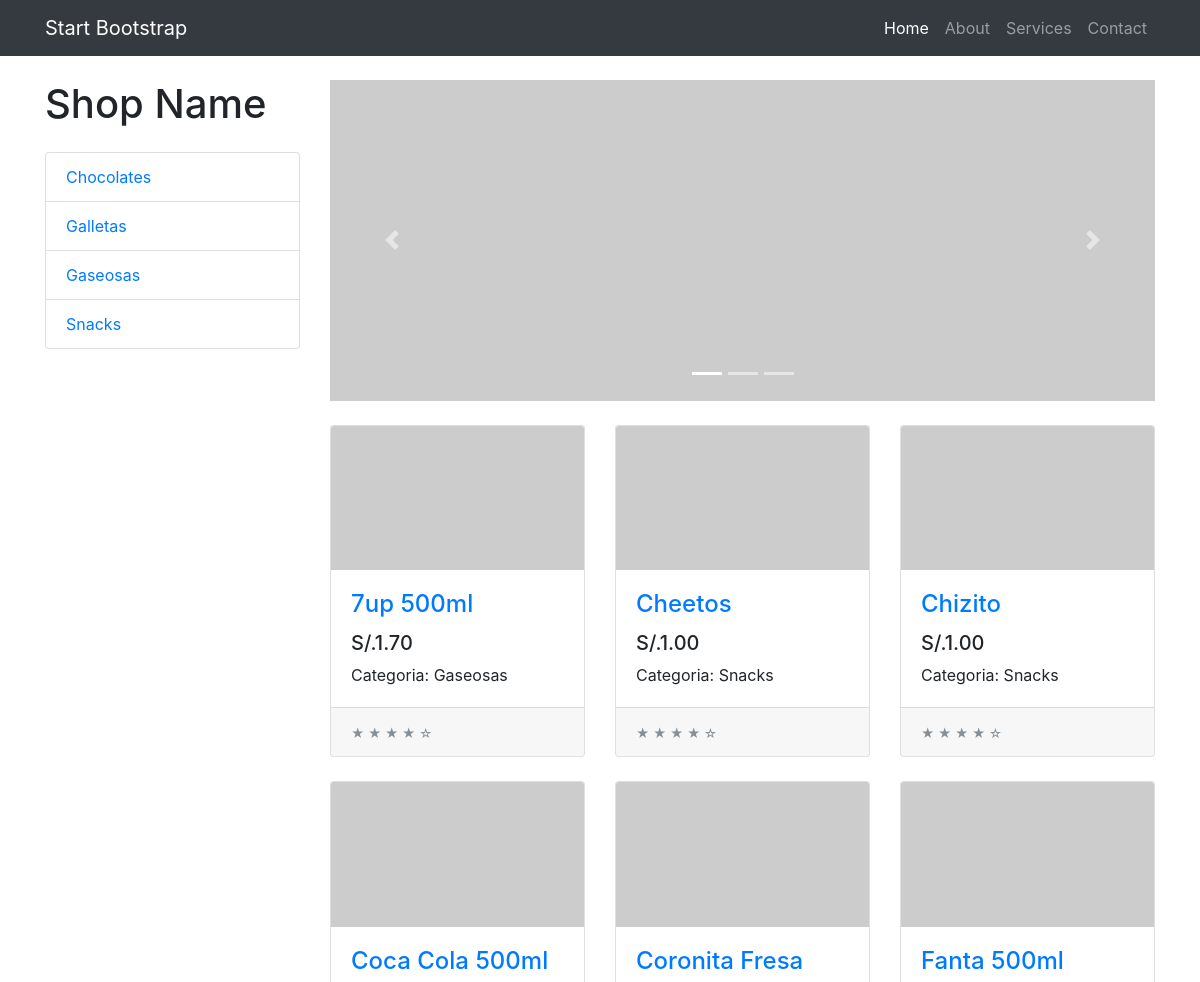
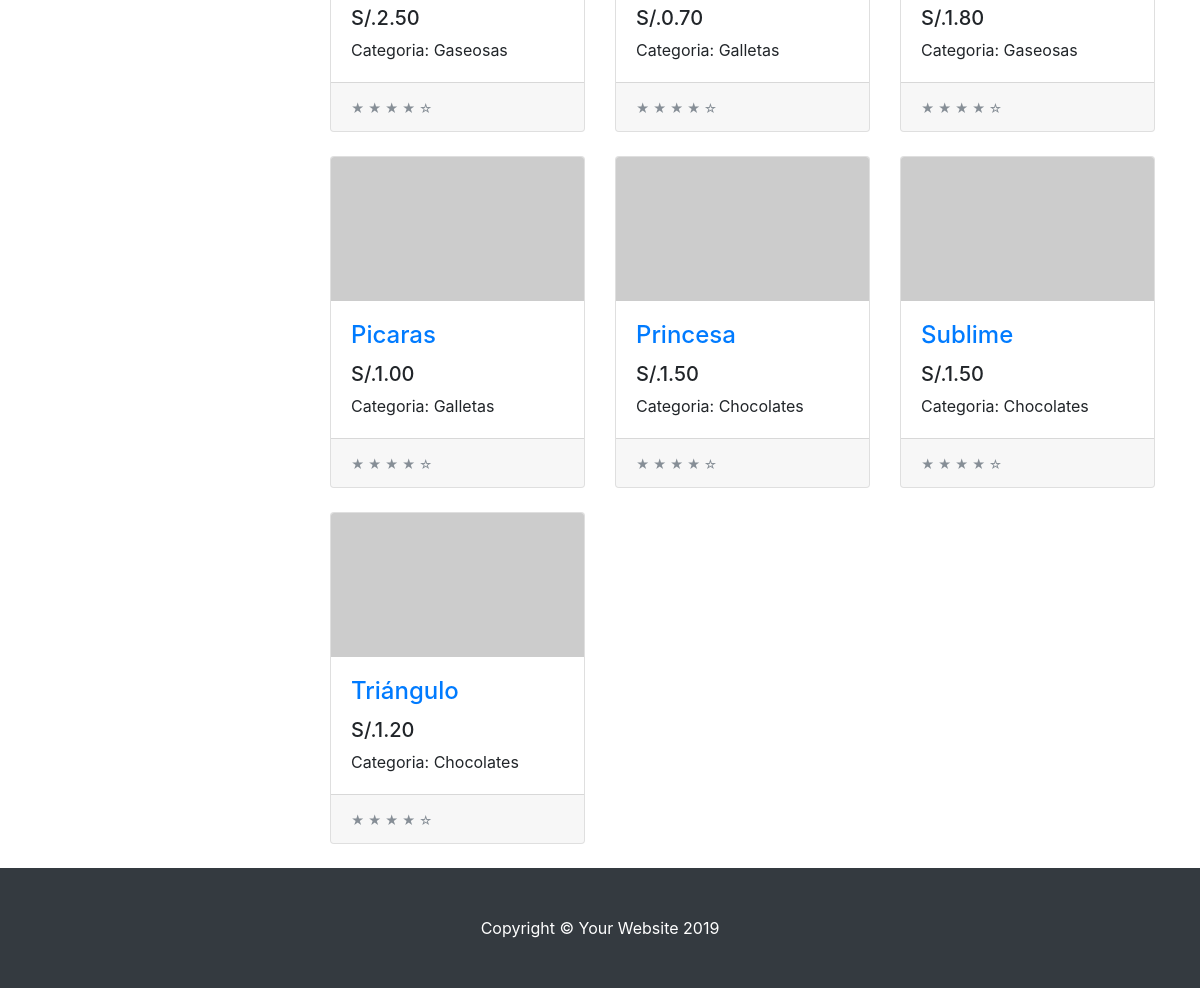
The app's page /tienda/ with its own data (2 pictures, top to bottom).
### tienda/models.py (models this page shows, shortened)
class Categoria(models.Model):
    nombre = models.CharField(max_length = 200)
    pub_date = models.DateTimeField('date published')

class Producto(models.Model):
    categoria = models.ForeignKey(Categoria, on_delete=models.CASCADE)
    nombre = models.CharField(max_length=200)
    precio = models.DecimalField(max_digits=6, decimal_places=2)
    stock = models.IntegerField(default=0)
    pub_date = models.DateTimeField('date_published')

### tienda/views.py (the view)
# urls.py: path('', views.index, name = 'index'),
def index(request):
    product_list = Producto.objects.order_by('nombre')#[:6]
    cat_list = Categoria.objects.order_by('nombre')#[:6]
    context = {'product_list':product_list,
               'cat_list':cat_list}
    return render (request, 'index.html', context)

### tienda/templates/index.html (shortened to what this page needs)
{% extends "layout.html" %}
{% block content %}
<div id="carouselExampleIndicators" class="carousel slide my-4" data-ride="carousel">
    <ol class="carousel-indicators">
      <li data-target="#carouselExampleIndicators" data-slide-to="0" class="active"></li>
      <li data-target="#carouselExampleIndicators" data-slide-to="1"></li>
      <li data-target="#carouselExampleIndicators" data-slide-to="2"></li>
    </ol>
    <div class="carousel-inner" role="listbox">
      <div class="carousel-item active">
        <img class="d-block img-fluid" src="http://placehold.it/900x350" alt="First slide">
      </div>
    </div>
    <a class="carousel-control-prev" href="#carouselExampleIndicators" role="button" data-slide="prev">
      <span class="carousel-control-prev-icon" aria-hidden="true"></span>
    </a>
    <a class="carousel-control-next" href="#carouselExampleIndicators" role="button" data-slide="next">
      <span class="carousel-control-next-icon" aria-hidden="true"></span>
    </a>
  </div>
  <div class="row">
    {% for prod in product_list %}
    <div class="col-lg-4 col-md-6 mb-4">
      <div class="card h-100">
        <a href="#"><img class="card-img-top" src="http://placehold.it/700x400" alt=""></a>
        <div class="card-body">
          <h4 class="card-title">
            <a href="producto/{{ prod.id }}">{{ prod.nombre }}</a>
          </h4>
          <h5>S/.{{ prod.precio }}</h5>
          <p class="card-text">Categoria: {{ prod.categoria.nombre }}</p>
        </div>
        <div class="card-footer">
          <small class="text-muted">&#9733; &#9733; &#9733; &#9733; &#9734;</small>
        </div>
      </div>
    </div>
    {% endfor %}
  </div>
{% endblock %}

### tienda/templates/layout.html (shortened to what this page needs)
{% load static %}
<!DOCTYPE html>
<html lang="en">
  <head>
    <link href="{% static 'vendor/bootstrap/css/bootstrap.min.css' %}" rel="stylesheet">
    <link href="{% static 'css/shop.css' %}" rel="stylesheet">
  </head>
  <body>
    <nav class="navbar navbar-expand-lg navbar-dark bg-dark fixed-top">
      <div class="container">
        <a class="navbar-brand" href="#">Start Bootstrap</a>
        <div class="collapse navbar-collapse" id="navbarResponsive">
          <ul class="navbar-nav ml-auto">
            <li class="nav-item active">
              <a class="nav-link" href="http://127.0.0.1:8000/tienda/">Home
              </a>
            </li>
            <li class="nav-item">
              <a class="nav-link" href="#">About</a>
            </li>
            <li class="nav-item">
              <a class="nav-link" href="#">Services</a>
            </li>
            <li class="nav-item">
              <a class="nav-link" href="#">Contact</a>
            </li>
          </ul>
        </div>
      </div>
    </nav>
    <div class="container">
      <div class="row">
        <div class="col-lg-3">
          <h1 class="my-4">Shop Name</h1>
          <div class="list-group">
            {% for cat in cat_list %}
            <a href="http://127.0.0.1:8000/tienda/categoria/{{ cat.id }}" class="list-group-item">{{ cat.nombre }}</a>
            {% endfor %}
          </div>
        </div>
        <div class="col-lg-9">
          {% block content %}{% endblock %}
        </div>
      </div>
    </div>
    <footer class="py-5 bg-dark">
      <div class="container">
        <p class="m-0 text-center text-white">Copyright &copy; Your Website 2019</p>
      </div>
    </footer>
  </body>
</html>

### tienda/static/css/shop.css (style rules this page uses)
body { padding-top: 54px; }
@media (min-width: 992px) { body { padding-top: 56px; } }

### records on screen
Categoria: nombre "Chocolates"
Categoria: nombre "Galletas"
Categoria: nombre "Gaseosas"
Categoria: nombre "Snacks"
Producto: nombre "7up 500ml", precio "1.70", categoria.nombre "Gaseosas"
Producto: nombre "Cheetos", precio "1.00", categoria.nombre "Snacks"
Producto: nombre "Chizito", precio "1.00", categoria.nombre "Snacks"
Producto: nombre "Coca Cola 500ml", precio "2.50", categoria.nombre "Gaseosas"
Producto: nombre "Coronita Fresa", precio "0.70", categoria.nombre "Galletas"
Producto: nombre "Fanta 500ml", precio "1.80", categoria.nombre "Gaseosas"
Producto: nombre "Picaras", precio "1.00", categoria.nombre "Galletas"
Producto: nombre "Princesa", precio "1.50", categoria.nombre "Chocolates"
Producto: nombre "Sublime", precio "1.50", categoria.nombre "Chocolates"
Producto: nombre "Triángulo", precio "1.20", categoria.nombre "Chocolates"
